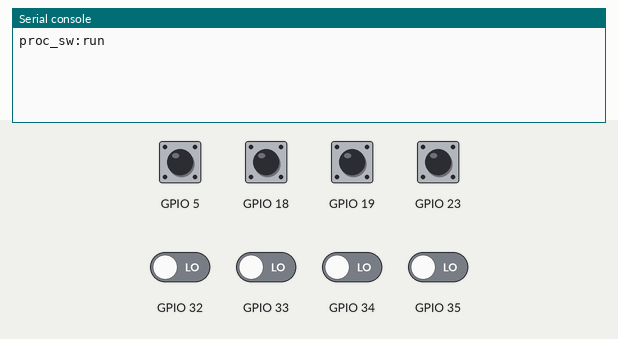
This program was run on a simulated ESP32 board running MicroPython. Parts: the last lines printed to the serial console. The test bench sets the inputs (shaded band); at power-on: GPIO 5, GPIO 18, GPIO 19, GPIO 23 HIGH, GPIO 32–35 LOW.

Above: at 1.2 s.
1.3 s: GPIO 5 pulled LOW for 0.15 s
At 2.5 s:
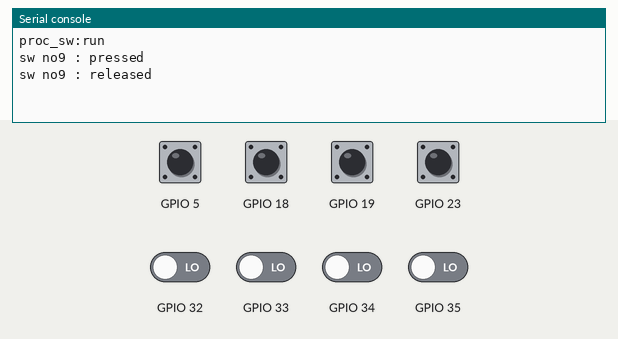
2.9 s: GPIO 18 pulled LOW for 1 s
At 4.1 s:
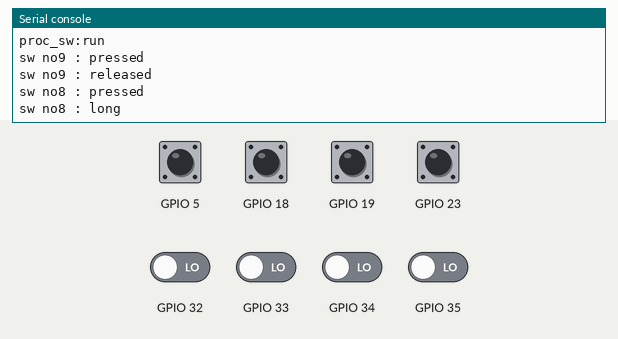
5.4 s: GPIO 19 pulled LOW for 0.15 s
At 5.55 s:
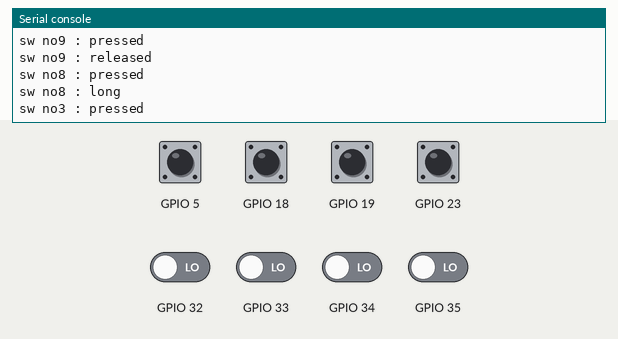
7.0 s: GPIO 23 pulled LOW for 0.15 s
At 8.1 s:
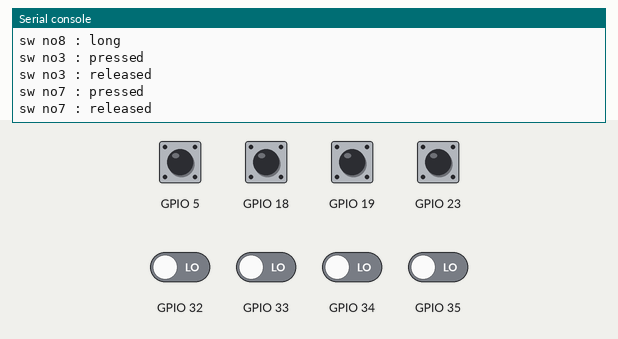
Timing chart, 0 to 9.6 s (numbered marks = the images above; inputs shaded):
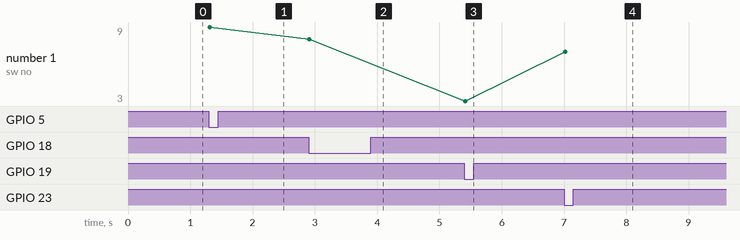

The program:

sw.py
```python
import uasyncio as asyncio
from machine import Pin
from util import send_que

TACT_SW_DEFs = {
    "no1": (35, "in", 0),
    "no2": (33, "in", 0),
    "no3": (19, "in_pullup", 0),
    "no4": (32, "in", 0),
    "no5": (34, "in", 0),
    # "no6": (255, "in", 0),
    "no7": (23, "in_pullup", 0),
    "no8": (18, "in_pullup", 0),
    "no9": (5, "in_pullup", 0),
}

# 100msec
TACT_JUDGE_PRESS = [False, False, True, True]
# 1sec
TACT_JUDGE_LONG = [False, False,
                   True, True, True, True, True, True, True, True,
                   True, True, True, True, True, True, True, True]
# released
TACT_JUDGE_RELEASE = [True, True, False, False]

class TackSwitch:
    def __init__(self, pin, mode, push_logic):
        if mode == "in":
            self.pin = Pin(pin, Pin.IN)
            pass
        elif mode == "in_pullup":
            self.pin = Pin(pin, Pin.IN, Pin.PULL_UP)
        else:
            raise Exception('')

        self.store = []
        self.long_store = []
        self.push_logic = push_logic
        self.long_evt = False


    def read(self):
        value = self.pin.value()
        # value = 1 # self.pin.value()
        if value == self.push_logic:
            return True
        else:
            return False


    def read_poll(self):
        logic = self.read()

        # 短押し
        self.store.append(logic)
        if len(self.store) <= len(TACT_JUDGE_PRESS):
            return False, None

        self.store.pop(0)
        if TACT_JUDGE_PRESS == self.store:
            return True, "pressed"

        if TACT_JUDGE_RELEASE == self.store:
            if self.long_evt:
                self.long_evt = False
                return False, None
            return True, "released"

        # 長押し
        self.long_store.append(logic)
        if len(self.long_store) <= len(TACT_JUDGE_LONG):
            return False, None
        self.long_store.pop(0)
        if TACT_JUDGE_LONG == self.long_store:
            self.long_evt = True
            return True, "long"

        return False, None


async def proc_sw(snd_q=None, rcv_q=None):
    print("proc_sw:run")
    # init
    tsws = {k: TackSwitch(v[0], v[1], v[2]) for k, v in TACT_SW_DEFs.items()}

    # polling
    while True:
        await asyncio.sleep_ms(10)
        for key, tact_sw in tsws.items():
            sw_evt, sw_how = tact_sw.read_poll()
            if sw_evt:
                print("sw", key, ":", sw_how)
                send_que(snd_q, ("dst:pre,src:sw,cmd:sw" + ",type:" + str(key) + ",how:" + sw_how))
    print("proc_sw:over")
    return


async def debug_main():
    que_pre_sw = []
    asyncio.create_task(proc_sw(snd_q=que_pre_sw, rcv_q=None))
    await asyncio.sleep_ms(10_000)
    return

def main():
    asyncio.run(debug_main())

if __name__ == "__main__":
    main()
```

util.py
```python
from ifttt_evt import KEY_TO_EVENTID

def conv_msg2dict(msg):
    # input : "a:b,c:d"
    # output: {"a":"b","c":"d"}
    d = {}
    for item in msg.split(','):
        key, val = item.split(':')
        d[key] = val
    return d

def conv_typ2eventid(typ, how):
    if typ in KEY_TO_EVENTID:
        return KEY_TO_EVENTID[typ][how]
    return None

def str2bool(s):
    return s.lower() in ["true", "t", "yes", "1"]


def send_que(que, value, lock=None):
    if que is None:
        return
    que.append(value)
    return

def recv_que(que, lock=None):
    val = None
    if len(que) > 0:
        val = que[0]
        del que[0]
    return val
```

ifttt_evt.py
```python
KEY_TO_EVENTID = {
    "no1" : {
        "pressed" : None,
        "released" : "whb_air_cold",
        "long" : "whb_air_off",
    },
    "no2" : {
        "pressed" : None,
        "released" : "whb_tv_pwr",
        "long" : None,
    },
    "no3" : {
        "pressed" : None,
        "released" : "whb_fan_pwr",
        "long" : None,
    },
    "no4" : {
        "pressed" : None,
        "released" : None,
        "long" : None,
    },
    "no5" : {
        "pressed" : None,
        "released" : None,
        "long" : None,
    },
    "no6" : {
        "pressed" : None,
        "released" : None,
        "long" : None,
    },
    "no7" : {
        "pressed" : None,
        "released" : "meross_speaker_poweroff",
        "long" : "meross_speaker_poweron",
    },
    "no8" : {
        "pressed" : None,
        "released" : "smartlife_2_poweroff",
        "long" : "smartlife_2_poweron",
    },
    "no9" : {
        "pressed" : None,
        "released" : "whb_fan_flow",
        "long" : "whb_fan_swing",
    },
    "no10" : {
        "pressed" : None,
        "released" : None,
        "long" : None,
    },
}
```

Measured:
- after the input at 1.3 s, the serial console: prints a new line at once (image 1)
- after the input at 2.9 s, the serial console: prints a new line at once (image 2)
- after the input at 5.4 s, the serial console: prints a new line at once (image 3)
- after the input at 7.0 s, the serial console: prints a new line at once (image 4)
- plotted number 1: 9 → 8 after the input at 2.9 s, 8 → 3 after the input at 5.4 s, 3 → 7 after the input at 7.0 s
